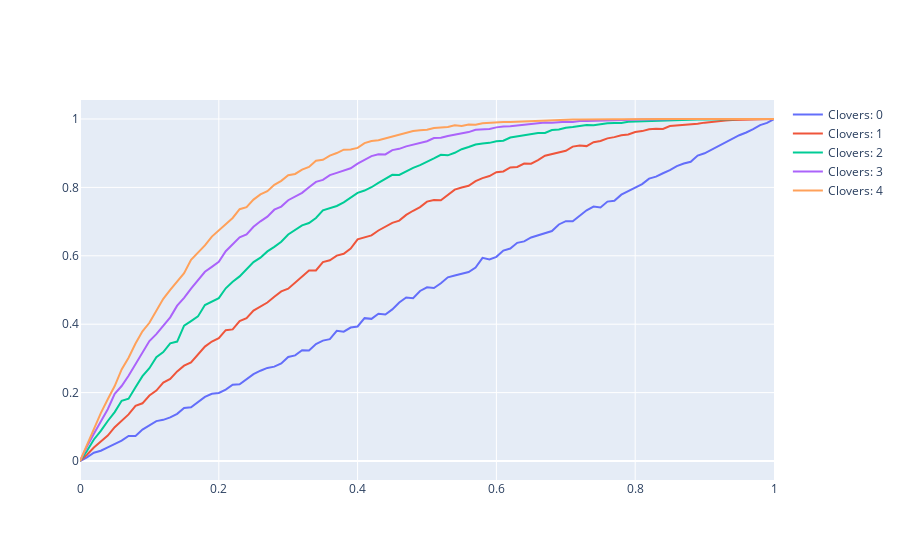

Write notebook code for a chart like this one.
### Code cell
fig = go.Figure()
for num_clovers, y in enumerate(ys):
    fig.add_trace(go.Scatter(x=x, y=y, name=f"Clovers: {num_clovers}"))
    
fig.update_layout(
    hovermode="x unified",
)
fig.show()
